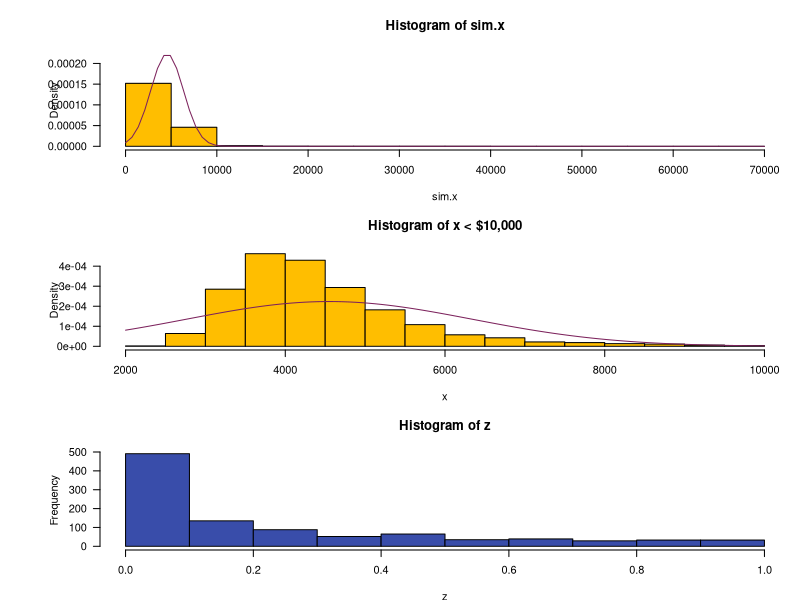

Write the R code that produced this figure.
## -------------------------------------------------------------------------------- ##
## Loading Libraries
    #library(here)
## -------------------------------------------------------------------------------- ##
## Concrete example of t–test on highly skewed data 
### ### Medical cost data for two groups with two age bands with > 3000 obs each
### ### Sub-groups of people with very different cost distributions (woman v. men, chronic v. acute v. no conditions)
### ### More than half the values are zero - indicating more than 5% of people had no medical care that year
##
## Simulated data
## 5/8 of data are zeros in any case
## the remaining data have log-normal distribution
## the parameters of that distribution are arranged to reproduce the observed means 
## and third quantile provided in the stack exchange example
##
## Min.  1st Qu.   Median     Mean  3rd Qu.     Max. 
## 0.0      0.0      0.0   4536.0    302.6 395300.0 
## Min.  1st Qu.   Median     Mean  3rd Qu.     Max. 
## 0.0      0.0      0.0   4964.0    423.8 721700.0 
##
## Generate positive random values with a median of 0, given Q3,
## and given mean. Make a proportion 1-e of them true zeros.
    
rskew <- function(n, x.mean, x.q3, e=3/8) {
  beta <- qnorm(1 - (1/4)/e)
  gamma <- 2*(log(x.q3) - log(x.mean/e))
  sigma <- sqrt(beta^2 - gamma) + beta
  mu <- log(x.mean/e) - sigma^2/2
  m <- floor(n * e)
  c(exp(rnorm(m, mu, sigma)), rep(0, n-m))
}


## See how closely the summary statistics are reproduced.
## (The quantiles will be close; the maxima not too far off;
## the means may differ a lot, though.)

set.seed(9)
x <- rskew(3300, 4536, 302.6)
y <- rskew(3400, 4964, 423.8)
summary(x)
summary(y)

clrs <- c(
  "#FFBE00",  # MCRN yellow
  "#B92F0A",  # MCRN red
  "#7C225C",  # MCRN maroon
  "#792A26",  # MCRN brown
  "#242424",  # MCRN dark gray
  "#394DAA"   # Blue from MCR flag
)


## Estimate the sampling distribution of the mean.
par(las=1,mfrow=c(3,1),mai=c(.5,1,.5,.1))

sim.x <- replicate(10^4, mean(rskew(3367, 4536, 302.6)))
hist(sim.x, freq=FALSE,col = clrs[1], ylim=c(0, dnorm(0, sd=sd(sim.x))))
curve(dnorm(x, mean(sim.x), sd(sim.x)), add=TRUE, col=clrs[3])

## The histogram of these means estimates the sampling distribution of the mean. 
## The t-test is valid when this distribution is approximately Normal; 
## the extent to which it deviates from Normality 
## indicates the extent to which the Student t distribution will err.

hist(sim.x[sim.x < 10000], xlab="x", freq=FALSE, col = clrs[1],
     main = "Histogram of x < $10,000") # focusing on the observations that aren't outliers
curve(dnorm(x, mean(sim.x), sd(sim.x)), add=TRUE, col=clrs[3])

## Can a t-test detect a difference with more data?
set.seed(9)
n.factor <- 50
z <- replicate(10^3, { # storing t-test results inside variable and creating histogram of p_values.
  x <- rskew(3300*n.factor, 4536, 302.6)
  y <- rskew(3400*n.factor, 4964, 423.8)
  t.test(x,y)$p.value
})
hist(z, col = clrs[6])
pow <- mean(z < .05) # The estimated power at a 5% significance level
cat("The estimated power of our test to detect a .05 significant difference is", pow, "\n")
